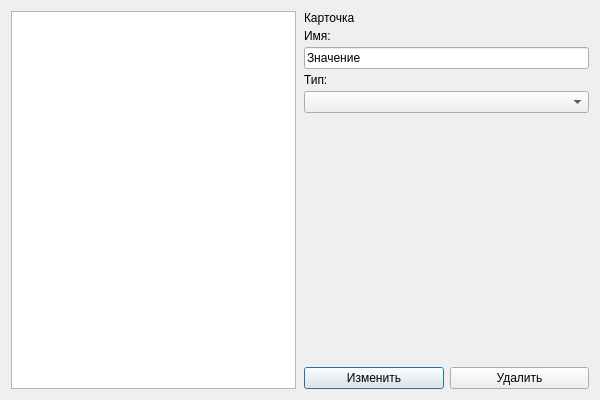
<?xml version="1.0" encoding="UTF-8"?>
<ui version="4.0"><class>Dialog</class><widget class="QDialog" name="Dialog"><property name="geometry"><rect><x>0</x><y>0</y><width>600</width><height>400</height></rect></property><property name="windowTitle"><string>#125 mixed/210_nav_plus_detail</string></property><layout class="QVBoxLayout" name="verticalLayout"><property name="leftMargin"><number>11</number></property><property name="topMargin"><number>11</number></property><property name="rightMargin"><number>11</number></property><property name="bottomMargin"><number>11</number></property><property name="spacing"><number>6</number></property><item><layout class="QHBoxLayout" name="split"><property name="leftMargin"><number>0</number></property><property name="topMargin"><number>0</number></property><property name="rightMargin"><number>0</number></property><property name="bottomMargin"><number>0</number></property><property name="spacing"><number>8</number></property><item><widget class="QListWidget" name="nav"></widget></item><item><layout class="QVBoxLayout" name="detail"><property name="leftMargin"><number>0</number></property><property name="topMargin"><number>0</number></property><property name="rightMargin"><number>0</number></property><property name="bottomMargin"><number>0</number></property><property name="spacing"><number>4</number></property><item><widget class="QLabel" name="l1"><property name="text"><string>Карточка</string></property></widget></item><item><widget class="QLabel" name="l2"><property name="text"><string>Имя:</string></property></widget></item><item><widget class="QLineEdit" name="e1"><property name="text"><string>Значение</string></property></widget></item><item><widget class="QLabel" name="l3"><property name="text"><string>Тип:</string></property></widget></item><item><widget class="QComboBox" name="c1"></widget></item><item><spacer name="verticalSpacer"><property name="orientation"><enum>Qt::Orientation::Vertical</enum></property><property name="sizeHint" stdset="0"><size><width>40</width><height>20</height></size></property></spacer></item><item><layout class="QHBoxLayout" name="row"><property name="leftMargin"><number>0</number></property><property name="topMargin"><number>0</number></property><property name="rightMargin"><number>0</number></property><property name="bottomMargin"><number>0</number></property><property name="spacing"><number>6</number></property><item><widget class="QPushButton" name="b1"><property name="text"><string>Изменить</string></property></widget></item><item><widget class="QPushButton" name="b2"><property name="text"><string>Удалить</string></property></widget></item></layout></item></layout></item></layout></item></layout></widget></ui>
